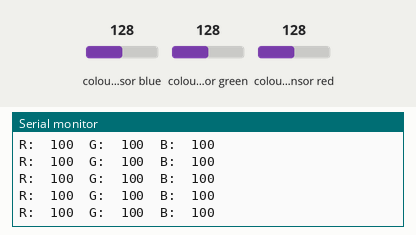
Simulated run of this sketch. Board: Arduino Uno, built with avr-gcc and run on an emulated ATmega328P. Shown: the last lines printed to the serial monitor. The inputs (shaded band) are chosen by the test bench; at power-on: colour sensor blue 128, colour sensor green 128, colour sensor red 128.

Above: at 1.2 s.
1.3 s: colour sensor blue set to 5
At 1.34 s:
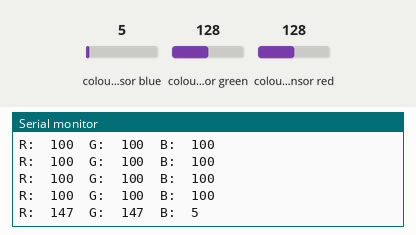
4.3 s: colour sensor green set to 64
At 4.3 s:
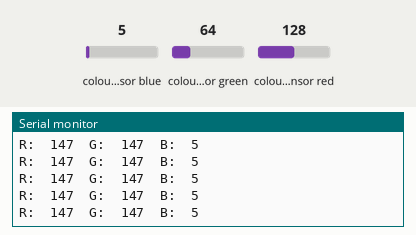
7.3 s: colour sensor red set to 5
At 7.3 s:
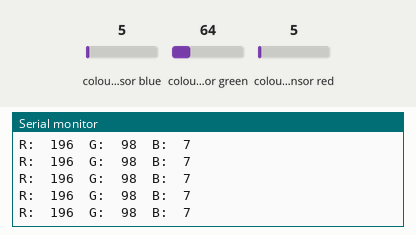
Timing chart, 0 to 10.3 s (numbered marks = the images above; inputs shaded):
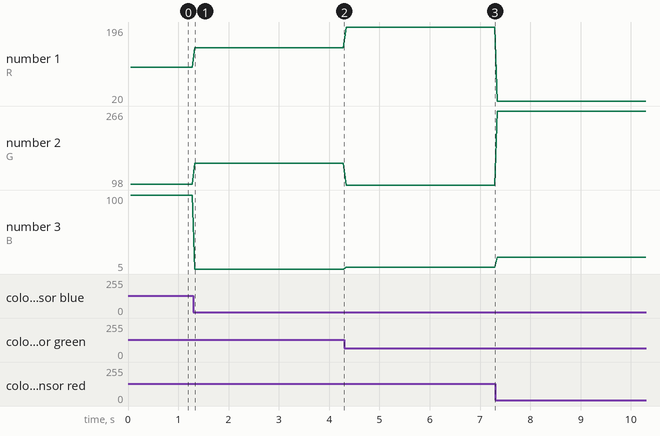

The sketch:

programacion_sensor.ino
```cpp
  #include "Adafruit_TCS34725.h"

  Adafruit_TCS34725 tcs = Adafruit_TCS34725(TCS34725_INTEGRATIONTIME_50MS, TCS34725_GAIN_4X);

  void setup() {
  Serial.begin(9600);
  }
  void loop() {
  float red, green, blue;

  tcs.getRGB(&red, &green, &blue);

  uint32_t sum = (red+green+blue)/3;

  float r = red; r /= sum;
  int rojo = r*100;
  float g = green; g /= sum;
  int verde = g*100;
  float b = blue; b /= sum;
  int azul = b*100;

  Serial.print("R:\t"); Serial.print(rojo);
  Serial.print("\tG:\t"); Serial.print(verde);
  Serial.print("\tB:\t"); Serial.print(azul);
  Serial.println("");
  }
```

Measured:
- after the input at 1.3 s, the serial monitor: prints a new line at once (image 1)
- plotted number 1: 100 → 147 after the input at 1.3 s, 147 → 196 after the input at 4.3 s, 196 → 20 after the input at 7.3 s
- plotted number 2: 100 → 147 after the input at 1.3 s, 147 → 98 after the input at 4.3 s, 98 → 266 after the input at 7.3 s
- plotted number 3: 100 → 5 after the input at 1.3 s, 5 → 7 after the input at 4.3 s, 7 → 20 after the input at 7.3 s
